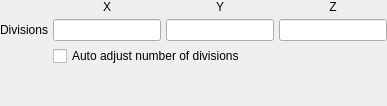
         <widget class="QWidget" name="quadric_clustering">
          <layout class="QGridLayout" name="gridLayout_30">
           <property name="leftMargin">
            <number>0</number>
           </property>
           <property name="topMargin">
            <number>0</number>
           </property>
           <property name="rightMargin">
            <number>0</number>
           </property>
           <property name="bottomMargin">
            <number>0</number>
           </property>
           <property name="spacing">
            <number>5</number>
           </property>
           <item row="3" column="0">
            <spacer name="verticalSpacer_26">
             <property name="orientation">
              <enum>Qt::Vertical</enum>
             </property>
             <property name="sizeHint" stdset="0">
              <size>
               <width>20</width>
               <height>40</height>
              </size>
             </property>
            </spacer>
           </item>
           <item row="1" column="0">
            <widget class="QLabel" name="label_61">
             <property name="text">
              <string>Divisions</string>
             </property>
             <property name="alignment">
              <set>Qt::AlignRight|Qt::AlignTrailing|Qt::AlignVCenter</set>
             </property>
            </widget>
           </item>
           <item row="1" column="2">
            <widget class="LineEdit" name="lineedit_quadric_clustering_divisionsy"/>
           </item>
           <item row="1" column="1">
            <widget class="LineEdit" name="lineedit_quadric_clustering_divisionsx"/>
           </item>
           <item row="1" column="3">
            <widget class="LineEdit" name="lineedit_quadric_clustering_divisionsz"/>
           </item>
           <item row="2" column="1" colspan="3">
            <widget class="QCheckBox" name="checkbox_quadric_clustering_autoadjustdivisions">
             <property name="text">
              <string>Auto adjust number of divisions</string>
             </property>
            </widget>
           </item>
           <item row="0" column="1">
            <widget class="QLabel" name="label_144">
             <property name="text">
              <string>X</string>
             </property>
             <property name="alignment">
              <set>Qt::AlignCenter</set>
             </property>
            </widget>
           </item>
           <item row="0" column="2">
            <widget class="QLabel" name="label_145">
             <property name="text">
              <string>Y</string>
             </property>
             <property name="alignment">
              <set>Qt::AlignCenter</set>
             </property>
            </widget>
           </item>
           <item row="0" column="3">
            <widget class="QLabel" name="label_146">
             <property name="text">
              <string>Z</string>
             </property>
             <property name="alignment">
              <set>Qt::AlignCenter</set>
             </property>
            </widget>
           </item>
          </layout>
         </widget>
